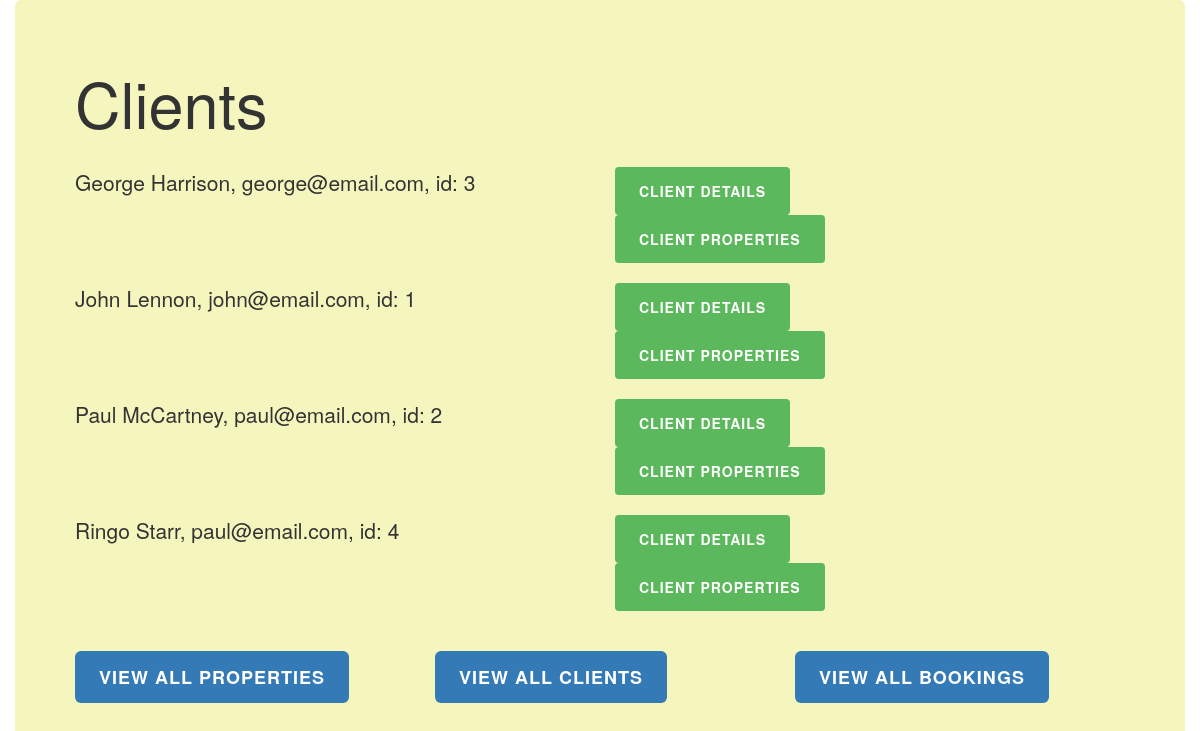
The page /ptb/clients/ on the database as committed earlier.
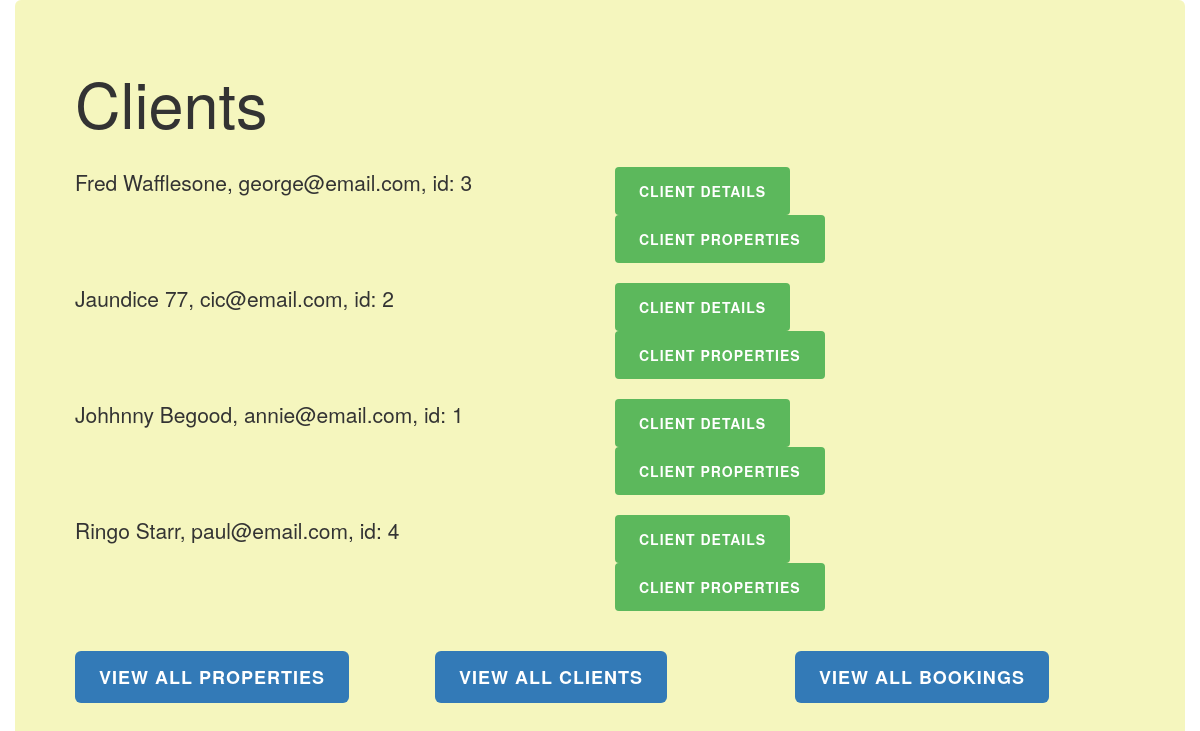
The same page on the database as committed later.
### ptb/models.py (models this page shows, shortened)
class Client(models.Model):
    first_name = models.CharField(max_length=30)
    last_name = models.CharField(max_length=30)
    email = models.EmailField()

### ptb/views.py (the view)
# urls.py: url(r'clients/$', views.clients, name='client_index'),
def clients(request):
    clients = Client.objects.order_by('first_name')
    return render(request, 'ptb/client_index.html', {'clients': clients} )

### ptb/templates/ptb/client_index.html (shortened to what this page needs)
{% extends "./base.html" %}
{% block content %}
{% if not clients %}
  <p> There are no clients yet </p>
{% else %}
<h1> Clients </h1>
  {% for client in clients %}
  <div class="row">
    <div class="col-md-6"> <p>
        {{ client.first_name }}
        {{ client.last_name }},
        {{ client.email }},
         id: {{ client.id }}</p>
      </div>
      <div class="col-md-6">
        <form action="{% url 'ptb:client_info' client.id %}" method="get"> {% csrf_token %}
          <button type="submit" class="btn btn-md btn-success"> Client Details </button>
        </form>
        <form action="{% url 'ptb:properties' client.id %}" method="get"> {% csrf_token %}
          <button type="submit" class="btn btn-md btn-success"> Client Properties </button>
        </form>
      </div>
    </div>
  {% endfor %}
{% endif %}
{% endblock %}

Rows that differ between the two databases and show on the page:
changed Client "george@email.com": first_name "George" → "Fred"; last_name "Harrison" → "Wafflesone"
changed Client id 2: first_name "Paul" → "Jaundice"; last_name "McCartney" → "77"; email "paul@email.com" → "cic@email.com"; moves up the list
changed Client id 1: first_name "John" → "Johhnny"; last_name "Lennon" → "Begood"; email "john@email.com" → "annie@email.com"
